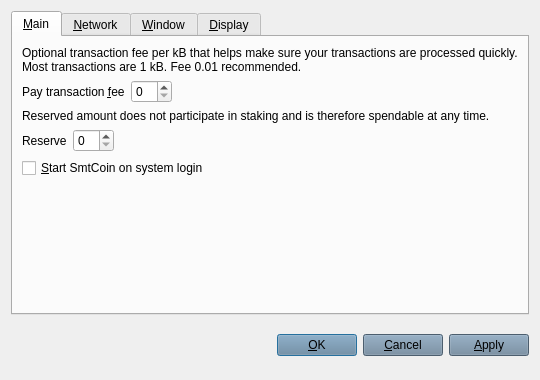
<?xml version="1.0" encoding="UTF-8"?>
<ui version="4.0">
 <class>OptionsDialog</class>
 <widget class="QDialog" name="OptionsDialog">
  <property name="geometry">
   <rect>
    <x>0</x>
    <y>0</y>
    <width>540</width>
    <height>380</height>
   </rect>
  </property>
  <property name="windowTitle">
   <string>Options</string>
  </property>
  <property name="styleSheet">
   <string notr="true">background-image: url(:/images/bkg);</string>
  </property>
  <property name="modal">
   <bool>true</bool>
  </property>
  <layout class="QVBoxLayout" name="verticalLayout">
   <item>
    <widget class="QTabWidget" name="tabWidget">
     <property name="styleSheet">
      <string notr="true">background-image: url(:/images/bkg);</string>
     </property>
     <property name="tabPosition">
      <enum>QTabWidget::North</enum>
     </property>
     <property name="currentIndex">
      <number>0</number>
     </property>
     <widget class="QWidget" name="tabMain">
      <attribute name="title">
       <string>&amp;Main</string>
      </attribute>
      <layout class="QVBoxLayout" name="verticalLayout_Main">
       <item>
        <widget class="QLabel" name="transactionFeeInfoLabel">
         <property name="styleSheet">
          <string notr="true">background-image: url(:/images/bgbfree);</string>
         </property>
         <property name="text">
          <string>Optional transaction fee per kB that helps make sure your transactions are processed quickly. Most transactions are 1 kB. Fee 0.01 recommended.</string>
         </property>
         <property name="textFormat">
          <enum>Qt::PlainText</enum>
         </property>
         <property name="wordWrap">
          <bool>true</bool>
         </property>
        </widget>
       </item>
       <item>
        <layout class="QHBoxLayout" name="horizontalLayoutFee">
         <item>
          <widget class="QLabel" name="transactionFeeLabel">
           <property name="styleSheet">
            <string notr="true">background-image: url(:/images/bgbfree);</string>
           </property>
           <property name="text">
            <string>Pay transaction &amp;fee</string>
           </property>
           <property name="textFormat">
            <enum>Qt::PlainText</enum>
           </property>
           <property name="buddy">
            <cstring>transactionFee</cstring>
           </property>
          </widget>
         </item>
         <item>
          <widget class="BitcoinAmountField" name="transactionFee"/>
         </item>
         <item>
          <spacer name="horizontalSpacerFee">
           <property name="orientation">
            <enum>Qt::Horizontal</enum>
           </property>
           <property name="sizeHint" stdset="0">
            <size>
             <width>40</width>
             <height>20</height>
            </size>
           </property>
          </spacer>
         </item>
        </layout>
       </item>
       <item>
        <widget class="QLabel" name="reserveBalanceInfoLabel">
         <property name="styleSheet">
          <string notr="true">background-image: url(:/images/bgbfree);</string>
         </property>
         <property name="text">
          <string>Reserved amount does not participate in staking and is therefore spendable at any time.</string>
         </property>
         <property name="textFormat">
          <enum>Qt::PlainText</enum>
         </property>
         <property name="wordWrap">
          <bool>true</bool>
         </property>
        </widget>
       </item>
       <item>
        <layout class="QHBoxLayout" name="horizontalLayoutReserveBalance">
         <item>
          <widget class="QLabel" name="reserveBalanceLabel">
           <property name="styleSheet">
            <string notr="true">background-image: url(:/images/bgbfree);</string>
           </property>
           <property name="text">
            <string>Reserve</string>
           </property>
           <property name="textFormat">
            <enum>Qt::PlainText</enum>
           </property>
           <property name="buddy">
            <cstring>reserveBalance</cstring>
           </property>
          </widget>
         </item>
         <item>
          <widget class="BitcoinAmountField" name="reserveBalance"/>
         </item>
         <item>
          <spacer name="horizontalSpacerReserveBalance">
           <property name="orientation">
            <enum>Qt::Horizontal</enum>
           </property>
           <property name="sizeHint" stdset="0">
            <size>
             <width>40</width>
             <height>20</height>
            </size>
           </property>
          </spacer>
         </item>
        </layout>
       </item>
       <item>
        <widget class="QCheckBox" name="bitcoinAtStartup">
         <property name="toolTip">
          <string>Automatically start SmtCoin after logging in to the system.</string>
         </property>
         <property name="styleSheet">
          <string notr="true">background-image: url(:/images/bgbfree);</string>
         </property>
         <property name="text">
          <string>&amp;Start SmtCoin on system login</string>
         </property>
        </widget>
       </item>
       <item>
        <spacer name="verticalSpacer_Main">
         <property name="orientation">
          <enum>Qt::Vertical</enum>
         </property>
         <property name="sizeHint" stdset="0">
          <size>
           <width>20</width>
           <height>40</height>
          </size>
         </property>
        </spacer>
       </item>
      </layout>
     </widget>
     <widget class="QWidget" name="tabNetwork">
      <attribute name="title">
       <string>&amp;Network</string>
      </attribute>
      <layout class="QVBoxLayout" name="verticalLayout_Network">
       <item>
        <widget class="QCheckBox" name="mapPortUpnp">
         <property name="toolTip">
          <string>Automatically open the SmtCoin client port on the router. This only works when your router supports UPnP and it is enabled.</string>
         </property>
         <property name="styleSheet">
          <string notr="true">background-image: url(:/images/bgbfree);</string>
         </property>
         <property name="text">
          <string>Map port using &amp;UPnP</string>
         </property>
        </widget>
       </item>
       <item>
        <widget class="QCheckBox" name="connectSocks">
         <property name="toolTip">
          <string>Connect to the SmtCoin network through a SOCKS proxy (e.g. when connecting through Tor).</string>
         </property>
         <property name="styleSheet">
          <string notr="true">background-image: url(:/images/bgbfree);</string>
         </property>
         <property name="text">
          <string>&amp;Connect through SOCKS proxy:</string>
         </property>
        </widget>
       </item>
       <item>
        <layout class="QHBoxLayout" name="horizontalLayout_Network">
         <item>
          <widget class="QLabel" name="proxyIpLabel">
           <property name="styleSheet">
            <string notr="true">background-image: url(:/images/bgbfree);</string>
           </property>
           <property name="text">
            <string>Proxy &amp;IP:</string>
           </property>
           <property name="textFormat">
            <enum>Qt::PlainText</enum>
           </property>
           <property name="buddy">
            <cstring>proxyIp</cstring>
           </property>
          </widget>
         </item>
         <item>
          <widget class="QValidatedLineEdit" name="proxyIp">
           <property name="maximumSize">
            <size>
             <width>140</width>
             <height>16777215</height>
            </size>
           </property>
           <property name="toolTip">
            <string>IP address of the proxy (e.g. 127.0.0.1)</string>
           </property>
           <property name="styleSheet">
            <string notr="true">background-color: rgb(106, 131, 154);</string>
           </property>
          </widget>
         </item>
         <item>
          <widget class="QLabel" name="proxyPortLabel">
           <property name="styleSheet">
            <string notr="true">background-image: url(:/images/bgbfree);</string>
           </property>
           <property name="text">
            <string>&amp;Port:</string>
           </property>
           <property name="textFormat">
            <enum>Qt::PlainText</enum>
           </property>
           <property name="buddy">
            <cstring>proxyPort</cstring>
           </property>
          </widget>
         </item>
         <item>
          <widget class="QLineEdit" name="proxyPort">
           <property name="maximumSize">
            <size>
             <width>55</width>
             <height>16777215</height>
            </size>
           </property>
           <property name="toolTip">
            <string>Port of the proxy (e.g. 9050)</string>
           </property>
           <property name="styleSheet">
            <string notr="true">background-color: rgb(106, 131, 154);</string>
           </property>
          </widget>
         </item>
         <item>
          <widget class="QLabel" name="socksVersionLabel">
           <property name="styleSheet">
            <string notr="true">background-image: url(:/images/bgbfree);</string>
           </property>
           <property name="text">
            <string>SOCKS &amp;Version:</string>
           </property>
           <property name="textFormat">
            <enum>Qt::PlainText</enum>
           </property>
           <property name="buddy">
            <cstring>socksVersion</cstring>
           </property>
          </widget>
         </item>
         <item>
          <widget class="QValueComboBox" name="socksVersion">
           <property name="toolTip">
            <string>SOCKS version of the proxy (e.g. 5)</string>
           </property>
          </widget>
         </item>
         <item>
          <spacer name="horizontalSpacer_Network">
           <property name="orientation">
            <enum>Qt::Horizontal</enum>
           </property>
           <property name="sizeHint" stdset="0">
            <size>
             <width>40</width>
             <height>20</height>
            </size>
           </property>
          </spacer>
         </item>
        </layout>
       </item>
       <item>
        <spacer name="verticalSpacer_Network">
         <property name="orientation">
          <enum>Qt::Vertical</enum>
         </property>
         <property name="sizeHint" stdset="0">
          <size>
           <width>20</width>
           <height>40</height>
          </size>
         </property>
        </spacer>
       </item>
      </layout>
     </widget>
     <widget class="QWidget" name="tabWindow">
      <attribute name="title">
       <string>&amp;Window</string>
      </attribute>
      <layout class="QVBoxLayout" name="verticalLayout_Window">
       <item>
        <widget class="QCheckBox" name="minimizeToTray">
         <property name="toolTip">
          <string>Show only a tray icon after minimizing the window.</string>
         </property>
         <property name="styleSheet">
          <string notr="true">background-image: url(:/images/bgbfree);</string>
         </property>
         <property name="text">
          <string>&amp;Minimize to the tray instead of the taskbar</string>
         </property>
        </widget>
       </item>
       <item>
        <widget class="QCheckBox" name="minimizeOnClose">
         <property name="toolTip">
          <string>Minimize instead of exit the application when the window is closed. When this option is enabled, the application will be closed only after selecting Quit in the menu.</string>
         </property>
         <property name="styleSheet">
          <string notr="true">background-image: url(:/images/bgbfree);</string>
         </property>
         <property name="text">
          <string>M&amp;inimize on close</string>
         </property>
        </widget>
       </item>
       <item>
        <spacer name="verticalSpacer_Window">
         <property name="orientation">
          <enum>Qt::Vertical</enum>
         </property>
         <property name="sizeHint" stdset="0">
          <size>
           <width>20</width>
           <height>40</height>
          </size>
         </property>
        </spacer>
       </item>
      </layout>
     </widget>
     <widget class="QWidget" name="tabDisplay">
      <attribute name="title">
       <string>&amp;Display</string>
      </attribute>
      <layout class="QVBoxLayout" name="verticalLayout_Display">
       <item>
        <layout class="QHBoxLayout" name="horizontalLayout_1_Display">
         <item>
          <widget class="QLabel" name="langLabel">
           <property name="styleSheet">
            <string notr="true">background-image: url(:/images/bgbfree);</string>
           </property>
           <property name="text">
            <string>User Interface &amp;language:</string>
           </property>
           <property name="textFormat">
            <enum>Qt::PlainText</enum>
           </property>
           <property name="buddy">
            <cstring>lang</cstring>
           </property>
          </widget>
         </item>
         <item>
          <widget class="QValueComboBox" name="lang">
           <property name="toolTip">
            <string>The user interface language can be set here. This setting will take effect after restarting SmtCoin.</string>
           </property>
          </widget>
         </item>
        </layout>
       </item>
       <item>
        <layout class="QHBoxLayout" name="horizontalLayout_2_Display">
         <item>
          <widget class="QLabel" name="unitLabel">
           <property name="styleSheet">
            <string notr="true">background-image: url(:/images/bgbfree);</string>
           </property>
           <property name="text">
            <string>&amp;Unit to show amounts in:</string>
           </property>
           <property name="textFormat">
            <enum>Qt::PlainText</enum>
           </property>
           <property name="buddy">
            <cstring>unit</cstring>
           </property>
          </widget>
         </item>
         <item>
          <widget class="QValueComboBox" name="unit">
           <property name="toolTip">
            <string>Choose the default subdivision unit to show in the interface and when sending coins.</string>
           </property>
          </widget>
         </item>
        </layout>
       </item>
       <item>
        <widget class="QCheckBox" name="coinControlFeatures">
         <property name="toolTip">
          <string>Whether to show coin control features or not.</string>
         </property>
         <property name="styleSheet">
          <string notr="true">background-image: url(:/images/bgbfree);</string>
         </property>
         <property name="text">
          <string>Display coin &amp;control features (experts only!)</string>
         </property>
        </widget>
       </item>
       <item>
        <widget class="QCheckBox" name="minimizeCoinAge">
         <property name="toolTip">
          <string>Whether to select the coin outputs randomly or with minimal coin age.</string>
         </property>
         <property name="styleSheet">
          <string notr="true">background-image: url(:/images/bgbfree);</string>
         </property>
         <property name="text">
          <string>Minimize weight consumption (experimental)</string>
         </property>
        </widget>
       </item>
       <item>
        <widget class="QCheckBox" name="useBlackTheme">
         <property name="styleSheet">
          <string notr="true">background-image: url(:/images/bgbfree);</string>
         </property>
         <property name="text">
          <string>Use black visual theme (requires restart)</string>
         </property>
        </widget>
       </item>
       <item>
        <spacer name="verticalSpacer_Display">
         <property name="orientation">
          <enum>Qt::Vertical</enum>
         </property>
         <property name="sizeHint" stdset="0">
          <size>
           <width>20</width>
           <height>40</height>
          </size>
         </property>
        </spacer>
       </item>
      </layout>
     </widget>
    </widget>
   </item>
   <item>
    <layout class="QHBoxLayout" name="horizontalLayout_Buttons">
     <item>
      <spacer name="horizontalSpacer_1">
       <property name="orientation">
        <enum>Qt::Horizontal</enum>
       </property>
       <property name="sizeHint" stdset="0">
        <size>
         <width>40</width>
         <height>48</height>
        </size>
       </property>
      </spacer>
     </item>
     <item>
      <widget class="QLabel" name="statusLabel">
       <property name="font">
        <font>
         <weight>75</weight>
         <bold>true</bold>
        </font>
       </property>
       <property name="styleSheet">
        <string notr="true">background-image: url(:/images/bgbfree);</string>
       </property>
       <property name="text">
        <string/>
       </property>
       <property name="textFormat">
        <enum>Qt::PlainText</enum>
       </property>
       <property name="wordWrap">
        <bool>true</bool>
       </property>
      </widget>
     </item>
     <item>
      <spacer name="horizontalSpacer_2">
       <property name="orientation">
        <enum>Qt::Horizontal</enum>
       </property>
       <property name="sizeHint" stdset="0">
        <size>
         <width>40</width>
         <height>48</height>
        </size>
       </property>
      </spacer>
     </item>
     <item>
      <widget class="QPushButton" name="okButton">
       <property name="styleSheet">
        <string notr="true">background-color: rgb(106, 131, 154);background-image: url(:/images/bgbfree);</string>
       </property>
       <property name="text">
        <string>&amp;OK</string>
       </property>
      </widget>
     </item>
     <item>
      <widget class="QPushButton" name="cancelButton">
       <property name="styleSheet">
        <string notr="true">background-color: rgb(106, 131, 154);background-image: url(:/images/bgbfree);</string>
       </property>
       <property name="text">
        <string>&amp;Cancel</string>
       </property>
       <property name="autoDefault">
        <bool>false</bool>
       </property>
      </widget>
     </item>
     <item>
      <widget class="QPushButton" name="applyButton">
       <property name="styleSheet">
        <string notr="true">background-color: rgb(106, 131, 154);background-image: url(:/images/bgbfree);</string>
       </property>
       <property name="text">
        <string>&amp;Apply</string>
       </property>
       <property name="autoDefault">
        <bool>false</bool>
       </property>
      </widget>
     </item>
    </layout>
   </item>
  </layout>
 </widget>
 <customwidgets>
  <customwidget>
   <class>BitcoinAmountField</class>
   <extends>QSpinBox</extends>
   <header>bitcoinamountfield.h</header>
   <container>1</container>
  </customwidget>
  <customwidget>
   <class>QValueComboBox</class>
   <extends>QComboBox</extends>
   <header>qvaluecombobox.h</header>
  </customwidget>
  <customwidget>
   <class>QValidatedLineEdit</class>
   <extends>QLineEdit</extends>
   <header>qvalidatedlineedit.h</header>
  </customwidget>
 </customwidgets>
 <resources/>
 <connections/>
</ui>
